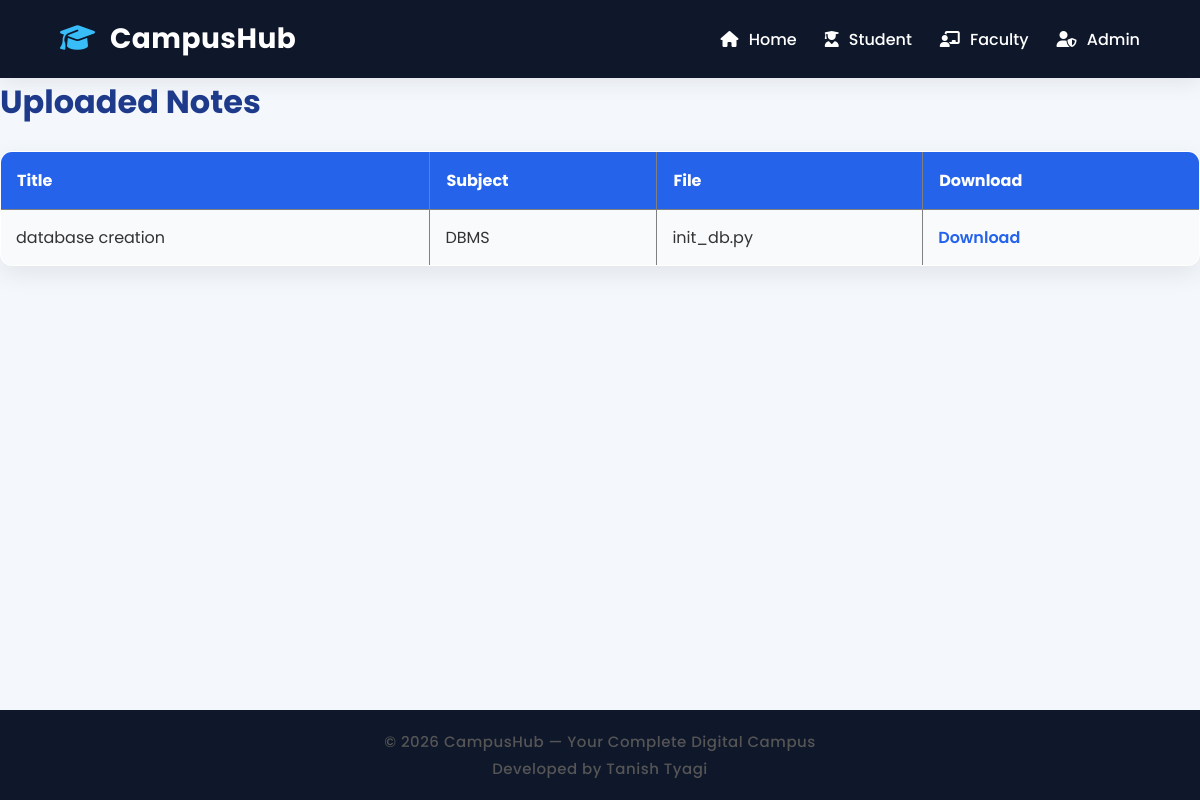
The app's page /student/notes (signed in), older data.
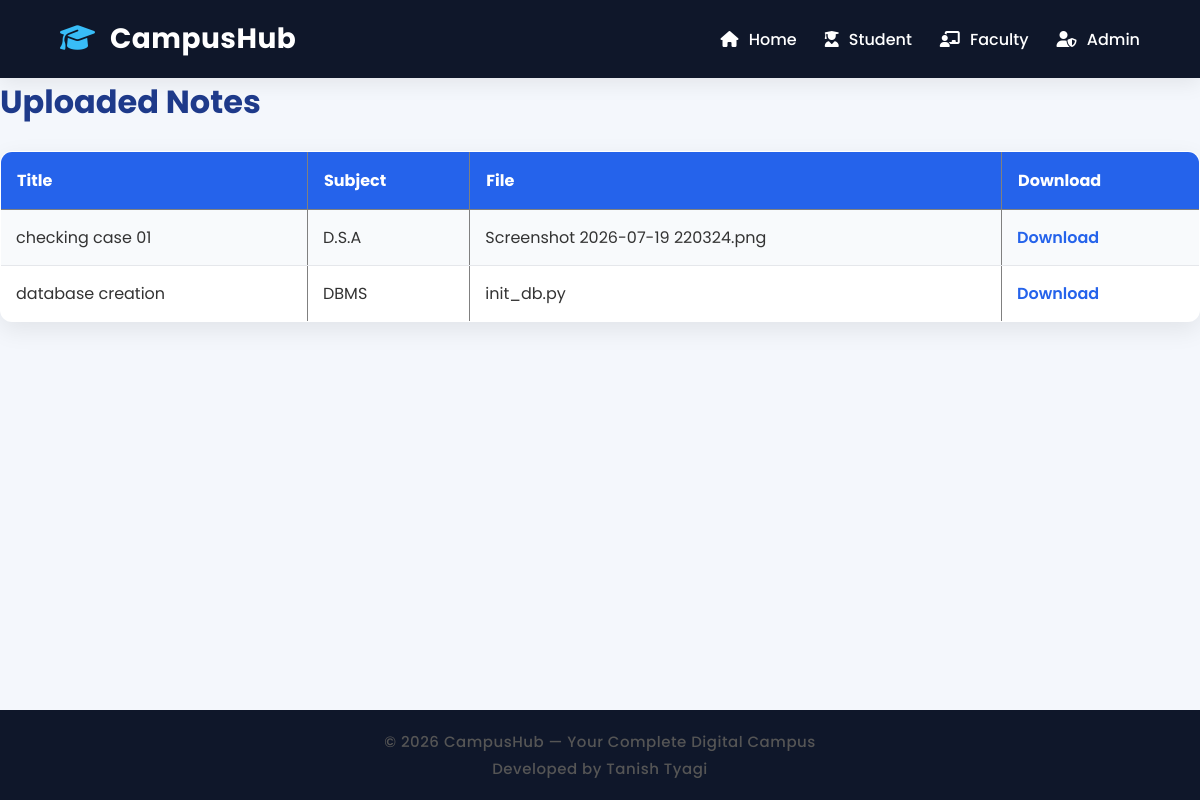
The same page, newer data.
### tables this page shows
CREATE TABLE notes(
    id INTEGER PRIMARY KEY AUTOINCREMENT,
    title TEXT NOT NULL,
    subject TEXT NOT NULL,
    filename TEXT NOT NULL
, uploaded_by TEXT DEFAULT 'Student');

### routes/student.py (the view)
@student.route("/student/notes")
def view_notes():
    if "student_id" not in session:
        return redirect("/login/student")
    connection = sqlite3.connect("database/campushub.db")
    cursor = connection.cursor()
    cursor.execute("""

        SELECT *
        FROM notes
        ORDER BY id DESC

    """)
    notes = cursor.fetchall()
    connection.close()
    return render_template(
        "view_notes.html",
        notes=notes
    )

### templates/view_notes.html (shortened to what this page needs)
{% extends "base.html" %}
{% block content %}
<h1>Uploaded Notes</h1>
<table border="1" cellpadding="10">
    <tr>
        <th>Title</th>
        <th>Subject</th>
        <th>File</th>
        <th>Download</th>
    </tr>
    {% for note in notes %}
    <tr>
        <td>{{ note[1] }}</td>
        <td>{{ note[2] }}</td>
        <td>{{ note[3] }}</td>
        <td>
            <a href="/student/download/{{ note[3] }}">
                Download
            </a>
        </td>
    </tr>
    {% endfor %}
</table>
{% endblock %}

### templates/base.html (shortened to what this page needs)
<!DOCTYPE html>
<html lang="en">
<head>
    <link rel="stylesheet"
          href="https://cdnjs.cloudflare.com/ajax/libs/font-awesome/6.5.2/css/all.min.css">
    <link rel="stylesheet"
          href="{{ url_for('static', filename='css/style.css') }}">
</head>
<body>
<header>
<nav class="navbar">
    <div class="logo">
        <i class="fa-solid fa-graduation-cap"></i>
        CampusHub
    </div>
    <ul>
        <li>
            <a href="{{ url_for('main.home') }}">
                <i class="fa-solid fa-house"></i>
                Home
            </a>
        </li>
        <li>
            <a href="{{ url_for('student.student_home') }}">
                <i class="fa-solid fa-user-graduate"></i>
                Student
            </a>
        </li>
        <li>
            <a href="{{ url_for('faculty.faculty_login') }}">
                <i class="fa-solid fa-chalkboard-user"></i>
                Faculty
            </a>
        </li>
        <li>
            <a href="{{ url_for('admin.admin_home') }}">
                <i class="fa-solid fa-user-shield"></i>
                Admin
            </a>
        </li>
    </ul>
</nav>
</header>
<main>
{% block content %}
{% endblock %}
</main>
<footer>
    <p>
        © 2026 CampusHub — Your Complete Digital Campus
    </p>
    <p>
        Developed by Tanish Tyagi
    </p>
</footer>
</body>
</html>

### static/css/style.css (style rules this page uses)
* { margin:0; padding:0; box-sizing:border-box; }
html { scroll-behavior:smooth; }
body { font-family:'Poppins',sans-serif; background:#f4f7fc; color:#333; min-height:100vh; display:flex; flex-direction:column; }
main { flex:1; width:100%; }
.navbar { display:flex; justify-content:space-between; align-items:center; background:#0f172a; padding:18px 60px; box-shadow:0 5px 20px rgba(0,0,0,.08); }
.logo { color:white; font-size:28px; font-weight:700; letter-spacing:.5px; }
.logo i { color:#38bdf8; margin-right:8px; }
.navbar ul { list-style:none; display:flex; gap:28px; }
.navbar ul li a { text-decoration:none; color:white; font-weight:500; transition:.3s; }
.navbar ul li a i { margin-right:6px; }
h1 { color:#1e3a8a; margin-bottom:15px; }
p { line-height:1.8; color:#555; }
a { text-decoration:none; color:#2563eb; }
footer { margin-top:40px; background:#0f172a; color:white; text-align:center; padding:18px; font-size:15px; }
table { width:100%; border-collapse:collapse; margin-top:25px; background:white; border-radius:12px; overflow:hidden; box-shadow:0 8px 25px rgba(0,0,0,.08); }
table th { background:#2563eb; color:white; padding:16px; text-align:left; }
table td { padding:15px; border-bottom:1px solid #e5e7eb; }
table tr:nth-child(even) { background:#f8fafc; }
table a { font-weight:600; }
.card, .container, .login-container, .register-container, table { transition:.3s; }
table { animation:fadeIn .5s ease; }
footer { font-weight:500; letter-spacing:.5px; }
html { scroll-padding-top:80px; }

Row changes from the older to the newer data that the page shows:
added notes: title "checking case 01", subject "D.S.A", filename "Screenshot 2026-07-19 220324.png"
